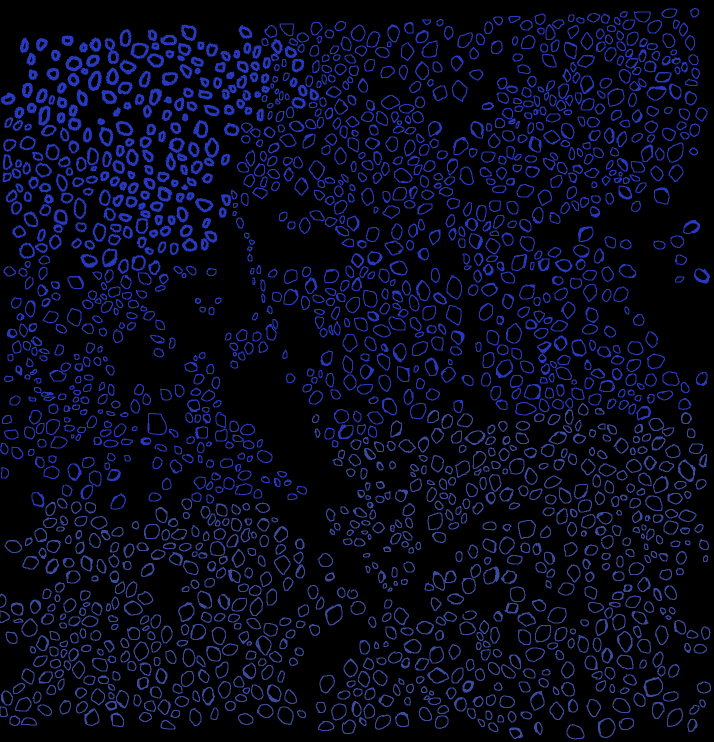
#> input picture CV_model/masks/mask1.png, 1428 x 1484 px (shown at 1/2 size)
$ jupyter execute --allow-errors traditionalcv.ipynb   (older library calls are emulated)
#> lines starting #> are read from the running program, lines starting #| are printed output that depends on the picture; after the words box and inside, x2 and y2 are one past the last pixel; in counts of white or black regions, pixels touching at a corner belong together
<font size = 8> Barnacle detenction using Image Processing.

<font size=4> In this notebook, I explore a series of computer vision techniques to process the image. The process involves a sequence of steps including filtering, binarization, morphological transformations, and contour detection. Finally, I perform watershed algorithm on the image to effectively segment the clustered barnacles and find the total number present.

This pipeline is demonstrated using one of the images provided for the challenge. While it can be applied to other images, a key disclaimer is necessary: this technique relies on traditional, rule-based image processing algorithms, rather than leveraging state-of-the-art deep learning models specifically trained for barnacle detection. Consequently, its effectiveness is highly dependent on the input image characteristics, and it may produce false positives on images that do not contain actual barnacles but share similar visual features. Specifically, this pipeline assumes that input images, such as those provided in the challenge, consist solely of barnacle-covered surfaces.

<font size = 5> Importing necessary libraries

[cell 1]
import numpy as np
import cv2
from matplotlib import pyplot as plt
from scipy.ndimage import gaussian_filter
import matplotlib.pyplot as plt
from PIL import Image
from helpers import *

[cell 2]
THRESHOLD =0.27 #Optimal threshold decided based on a manual grid search across 20+ different values
image_path = "images/sample_image.png"

<font size= 5> Grayscaling the image and reducing noise</font>

<Font size = 4.5> Firstly, I grayscale the image. Grayscaling is important here because it reduces the pixel data from three color dimensions (e.g., RGB) to a single dimension of intensity. This significantly reduces the number of calculations that need to be performed by subsequent image processing operations. Moreover, converting single-dimension pixel values to binary values is much easier than doing so for multi-dimensional ones. Since binarization of the pixels is at the core of this pipeline, grayscaling becomes even more essential.

#> (a cell that did not finish here is left out)

<font size= 6> Applying Otsu's Thresholding</font>

<font size = 4>Otsu's method is a popular algorithm for automatic image thresholding. The 'optimal' threshold calculated using Otsu's method is then used to convert a grayscale image into a binary image.

It operates by iterating over every possible intensity threshold for binarization, and segmenting pixels into two classes (black and white). For each threshold, it calculates the variance within and between these classes. The algorithm then selects the threshold that lead to the the least intra-class variance (meaning the pixels within each class are as similar as possible). Essentially, I would say it functions  as a clustering algorithm.

As Otsu's method strives for low intra-class variance, it performs very well when there is a clear, bimodal distribution of pixel intensities in the image's histogram. Consequently, in situations with low contrast or images containing diverse object types, its performance may not be optimal. I utilize Otsu's method in this pipeline because, in the unseen images, the barnacles are quite well distinguished from the background, and there are no other 'noisy' objects to interfere with the binarization process.

#> (a cell that did not finish here is left out)

<font size =6> Removing Noise</font>

<font size = 4.2> In the code below, the 'kernel' is a small matrix that slides over the image. Its size determines the dimensions of the "neighborhood" of pixels that any morphological operation will consider for each pixel in the image. A larger kernel size generally results in a stronger effect from morphological transformations, such as eroding or dilating.

In images with more clustering and important fine-grained details, I found that using a smaller kernel size provided greater control over the transformation, helping to preserve subtle features. For images with less need for detail preservation or less dense clustering of barnacles, a larger kernel size might have a less noticeable impact, but it generally still applies a stronger transformation. Essentially, what size to choose depends on the type of image and how aggresively you want to perform an operation on the image.

After setting the kernel size, I perform Opening, which is an erosion operation followed immediately by a dilation operation, using the same kernel. Erosion is used to shrink foreground (white) areas, effectively eliminating small noise pixels. Subsequently, dilation expands the remaining white areas back again. I perform this step as it helps remove small noisy areas that could otherwise be erroneously identified as barnacles.

[cell 5]
# noise removal
kernel = cv2.getStructuringElement(cv2.MORPH_RECT, (3,3))
#> kernel = [[1, 1, 1], [1, 1, 1], [1, 1, 1]]

#> (the rest of this cell did not finish here and is left out)

<font size=5> Morphological Transformations

<font size=4>This is a crucial pre-processing step for the Watershed algorithm, designed to clearly seperate the sure foreground (barnacles), sure background, and the unknown areas between them.

First, the sure background is established by aggressively dilating the cleaned, binary image with four iterations. This process expands foreground objects, ensuring that any areas remaining black after this  expansion can be confidently classified as background.

Next, a distance transform is applied. This operation calculates each white (foreground) pixel's distance to its nearest black (background) pixel and creates a grayscale map where brighter intensities highlight object cores The pixels deep within an object are pretty far from their boundaries.

Following this, the sure foreground is isolated by thresholding this distance map, specifically at THRESHOLD * dist.max(). This process extracts the unambiguous object cores. For barnacles with their slightly elliptical shape, a higher threshold ( 0.5) was pretty unsuitable as it risked excluding pixels even near the center of the objects. Through initial experimentation and a grid search, I found 0.27 optimally capture foreground seeds the best. While effective for objects with predictable shapes, this thresholding method may struggle with highly irregular ones.

Finally, the region remaining between the sure foreground and sure background is the unknown area. This ambiguous zone,  containing object boundaries or merging points, is where the Watershed algorithm will perform its segmentation.

[cell 6]
# Create subplots with 2 rows and 2 columns
fig, axes = plt.subplots(nrows=2, ncols=2, figsize=(10, 10))

# sure background area
#> (the rest of this cell did not finish here and is left out)

<font size = 5> Marker Labelling</font>

<font size=4.5>This is the final step before applying the Watershed algorithm. Here, the cv2.connectedComponents method identifies all distinct clusters or groups of connected white pixels in the sure_fg image and assigns each a unique integer ID. This operation is performed on the sure_fg (sure foreground) image, where each cluster of white pixels ideally represents a unique barnacle. Ideally, any barnacles that were originally connected should also have been separated on the sure_fg image by the preceding distance transform and thresholding steps. In the output of cv2.connectedComponents, background pixels are assigned a value of 0.

Following this, one is added to every cluster's ID, including the background. The background's ID shifts from 0 to 1. After this adjustment, a boolean mask is applied to the markers image. All pixels identified as part of the unknown region (where unknown == 255) are then assigned an ID of 0. This final markers image, containing unique positive IDs for sure foreground, a value of 1 for sure background, and 0 for the unknown areas, is precisely what the Watershed algorithm expects as input.

This is a pretty important step, at it basically distinguishes all the pixel clusters from each other as well as from the background and unknown regions. As you will read below, this is needed for the watershed algorithm to work

#> (a cell that did not finish here is left out)

<font size =5> Applying Watershed Algorithm

 <font size  = 4> The Watershed Algorithm is a powerful image processing technique used for segmentation, particularly effective at separating touching or overlapping objects. Once the algorithm is applied, contours are drawn on the original image for better visualization of how the algorithm identifies individual objects (barnacles) within the image.

The Watershed algorithm operates by treating the input image's pixel intensities as a topographical map, where darker pixels represent valleys and brighter pixels represent ridges. The previously labeled regions (markers, which are ridges in this case) then iteratively grow outwards towards the unknown area (ID 0). This growth occurs towards pixels with lower intensities in the original image, similar  to water flowing downhill. As the markers continue to expand, an 'unknown' pixel is assigned to the marker that reaches it first. This expansion stops when pixels from two different markers touch, at which point a boundary (or "dam") is  formed. This boundary defines teh edges of the objects.

Once the Watershed algorithm completes its segmentation, a loop is executed to isolate pixels corresponding to each unique object label. For each isolated object, its contour (outline) is then extracted and drawn around that object or labeled cluster, providing a clear visual representation of the segmentation results on the original image.

Here, it is important to note that, similar to all the operations above, I perform the watershed algorithm on a filtered/ denoised version of the original image. This essentially helps remove any noise that might affect the intensities or the 'topography' of the image, which may affect the performance of the watershed algorithm.

#> (a cell that did not finish here is left out)

#> (a cell that did not finish here is left out)

<FONT SIZE =6> Calulating the actual number of Barnacles</font>

<font size = 4> To determine the actual number of barnacles from the provided ground truth mask images, I utilized Connected Component Labeling. The Watershed algorithm was not applied directly here as it relies on intensity information for segmentation, which these plain binary masks lack.

Connected Component Labeling is a robust technique that identifies and labels distinct, connected regions in binary images. This method is highly effective for counting individual instances when objects (or masks) are clearly separate and do not physically touch or overlap significantly. It's important to note that if objects are connected in the binary mask, this method will count them as a single entity.Below, I present a demonstration of how this works.

[cell 10]
image = cv2.imread("masks/mask1.png")
#> image is the input picture: shape (1484, 1428, 3); mean B, G, R 26.4, 9.4, 6.8
gray = cv2.cvtColor(image, cv2.COLOR_BGR2GRAY)
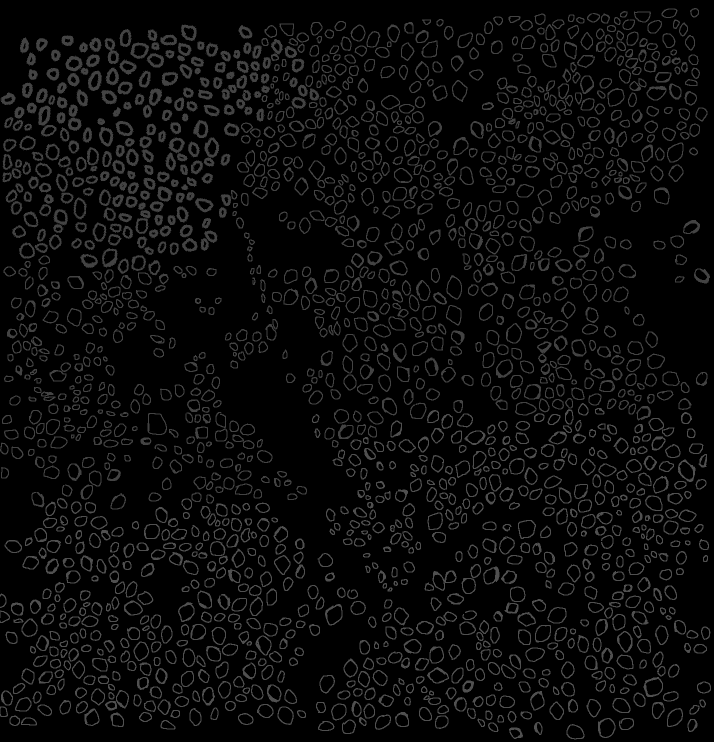
#> gray: shape (1484, 1428) (shown at 1/2 size); min 0, max 80, mean 10.5
thresh = cv2.threshold(gray, 0, 255,
	cv2.THRESH_BINARY_INV | cv2.THRESH_OTSU)[1]
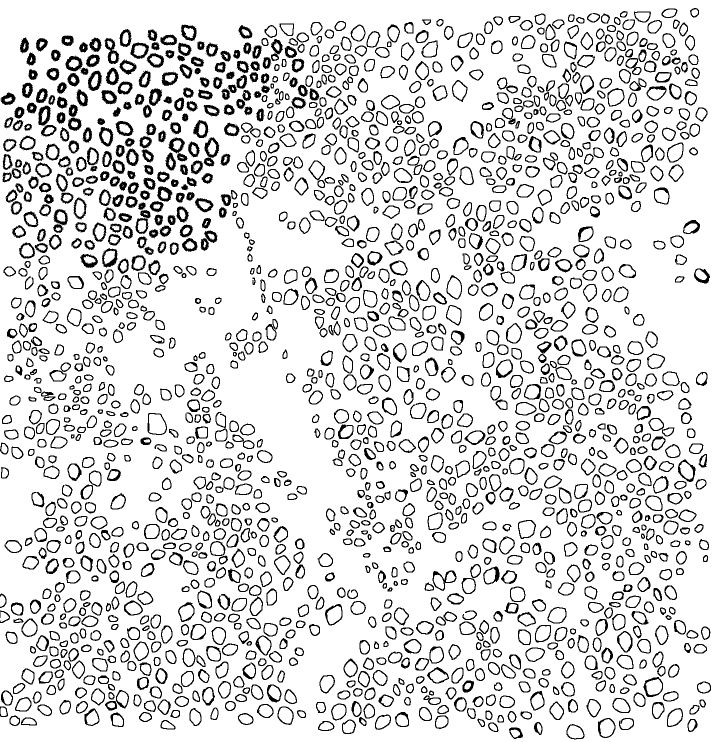
#> thresh: shape (1484, 1428) (shown at 1/2 size); 85.3% white; 1747 black regions (29 under 20 px), largest, box (x1, y1, x2, y2) and area: (407, 274, 439, 333) 769, (209, 76, 239, 128) 654, (106, 418, 136, 466) 624
connectivity= 8

[cell 11]
output = cv2.connectedComponentsWithStats(
	thresh, connectivity, cv2.CV_32S)
(numLabels, labels, stats, centroids) = output
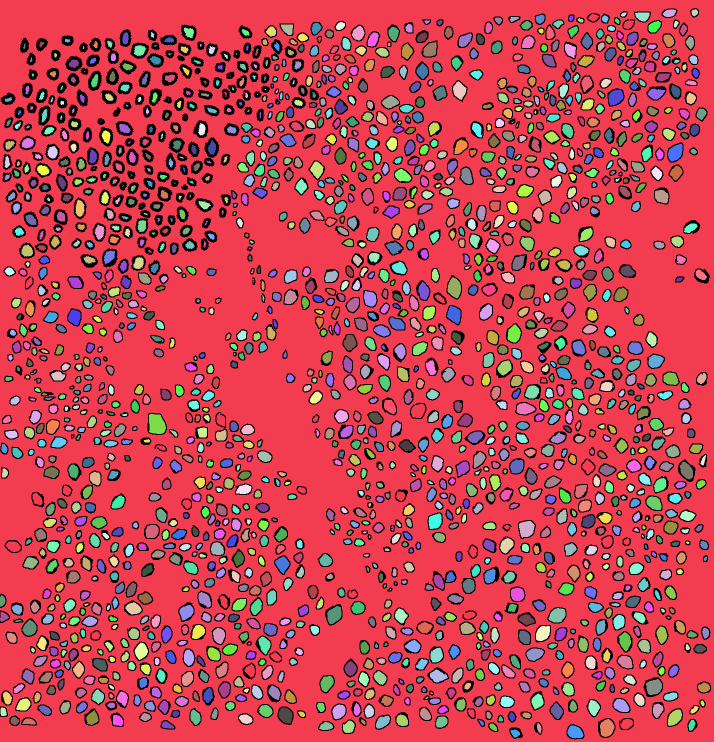
#> labels: shape (1484, 1428) int32 (shown at 1/2 size); 1745 distinct labels, from 0 to 1744; one colour per label, 0 black
#> numLabels = 1745; stats = 1745 rows, first 6: [0, 16, 1422, 1463, 310869], [0, 0, 1428, 1484, 1457250], [1325, 19, 27, 15, 304], [1383, 18, 13, 15, 139], [1242, 25, 11, 8, 64], [1270, 25, 29, 18, 400]; centroids = 1745 pairs, first value 4.26 to 1410.7, second value 24.71 to 1466.1

[cell 12]
all_components_output = image.copy()

for i in range(0, numLabels):

    if i == 0:
        text = "examining component {}/{} (background)".format(i + 1, numLabels)


    # extract the connected component statistics and centroid for the current label
    x = stats[i, cv2.CC_STAT_LEFT]
    y = stats[i, cv2.CC_STAT_TOP]
    w = stats[i, cv2.CC_STAT_WIDTH]
    h = stats[i, cv2.CC_STAT_HEIGHT]
    area = stats[i, cv2.CC_STAT_AREA]
    (cX, cY) = centroids[i]

    # Draw on a temporary copy for showing individual component
    current_component_output = image.copy()
    cv2.rectangle(current_component_output, (x, y), (x + w, y + h), (0, 255, 0), 3) # Green rectangle
    cv2.circle(current_component_output, (int(cX), int(cY)), 4, (0, 0, 255), -1) # Red circle for centroid

    # Also draw on the cumulative output image
    if i > 0: # Don't draw background's bbox on cumulative image
        cv2.rectangle(all_components_output, (x, y), (x + w, y + h), (0, 255, 0), 2) # Thinner green rectangle
        cv2.circle(all_components_output, (int(cX), int(cY)), 3, (0, 0, 255), -1)

    componentMask = (labels == i).astype("uint8") * 255
#> this loop made 1745 passes
#> (text, x, y, w, h, area, cX, cY) on pass 1: ('examining component 1/1745 (background)', 0, 16, 1422, 1463, 310869, 675.8, 693.8)
#> pass 1, `componentMask = (labels == i).astype("uint8") * 255`:
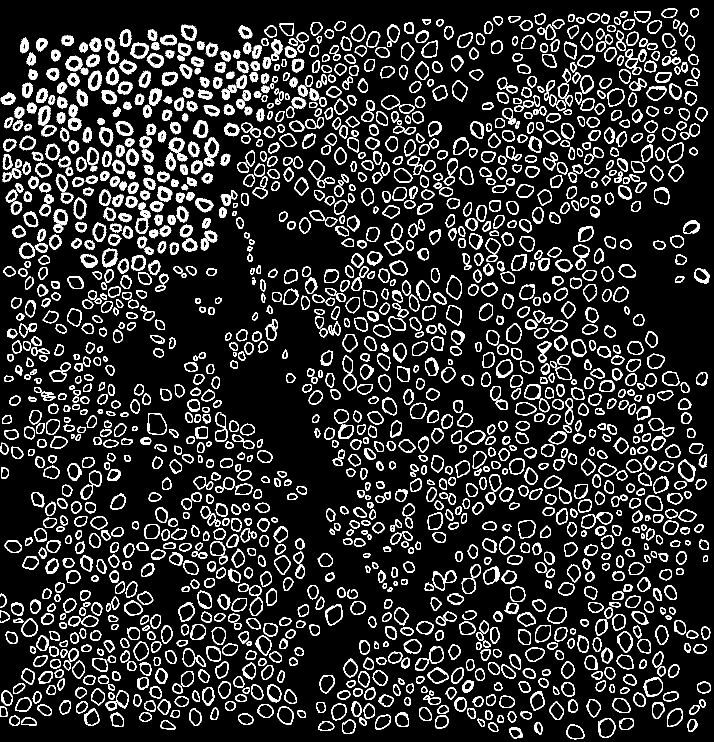
#> componentMask: shape (1484, 1428) (shown at 1/2 size); 14.7% white; 1747 white regions (29 under 20 px), largest, box (x1, y1, x2, y2) and area: (407, 274, 439, 333) 769, (209, 76, 239, 128) 654, (106, 418, 136, 466) 624
#> pass 3, `componentMask = (labels == i).astype("uint8") * 255`:
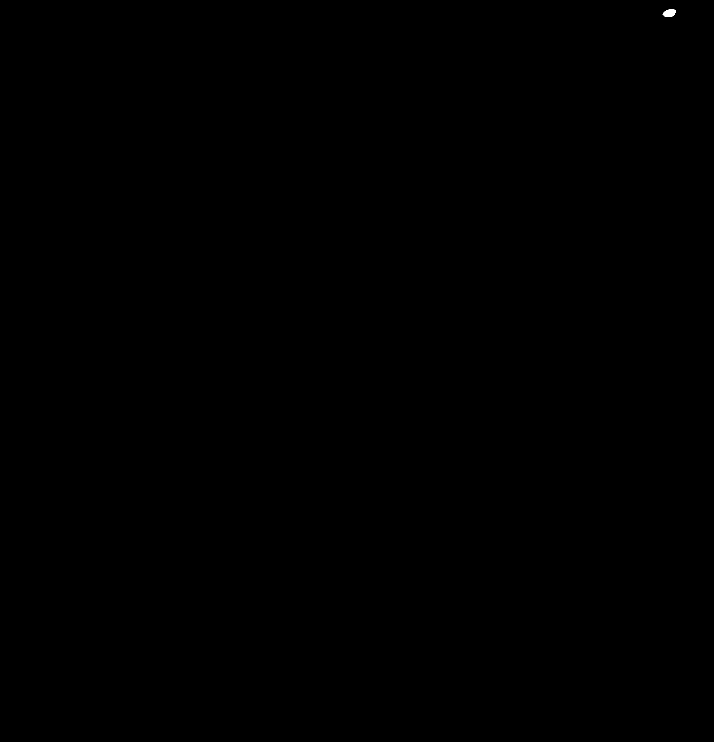
#> componentMask: shape (1484, 1428) (shown at 1/2 size); 0.01% white; 1 white region, box (x1, y1, x2, y2) and area: (1325, 19, 1352, 34) 304
#> after the loop:
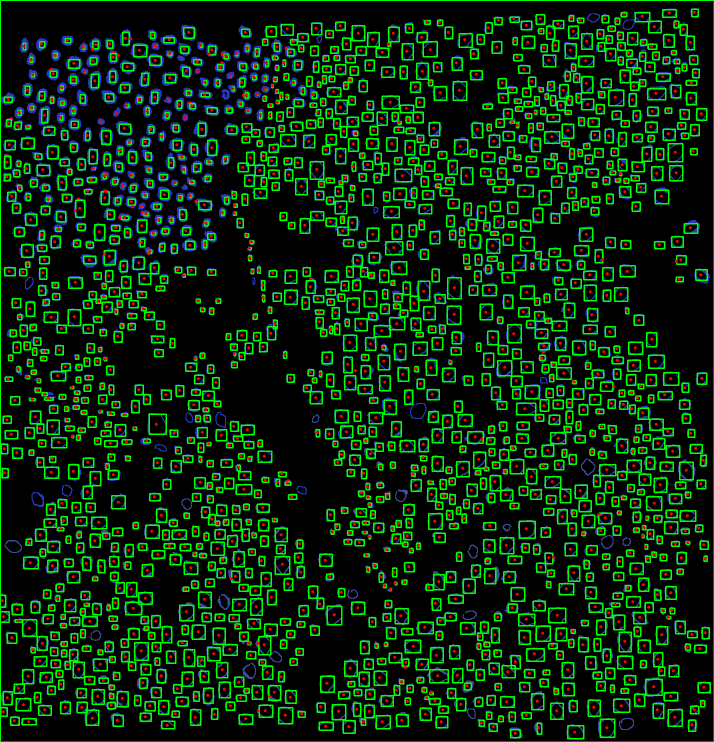
#> all_components_output: shape (1484, 1428, 3) (shown at 1/2 size); 17.87% of pixels changed, all inside (x1, y1, x2, y2) = (0, 0, 1428, 1484)

[cell 13]
all_components_output_array = np.array
plt.imshow(all_components_output)
plt.axis("off")
plt.show()
print(f"The actual number of Barnacles is {numLabels}")
#| The actual number of Barnacles is 1745

<font size= 6> Conclusion</FONT>

<font size =4> I used the above method to calulcate the and comapre the performance of the pipeline for different threshold values. In general, high values won't work as the barnacles are not circular and more elongated. Secondly, this algorithm works best when the images  have good contrast and lighting conditions. Hence, while it worked pretty well for the first image, it didn't perform nearly as well with the second seen image. However, I am confident it does pretty well with the two unseen images as they have good contrast and sepearted between the barnacles and the background.

<FONT size = 6> Predictions</font>

<font size = 4,5> I perform predictions on both of the unseen images. For the image with smaller more number of barnacles, I use a kernel matrix of size (3,3) to retain fine grained details. Similarly, I use a kernel matrix of size (7,7) which is less clustered and more zoomed in.

The predicted number of barnacles are:

Image 1 : 1233 barnacles

Image 2: 168 barnacles

Feel free to run the code and verify. I have also displayed the annotated images below for visualisation purposes

[cell 14]
image1 = Image.open("unseen_images/unseen_image_1.png")
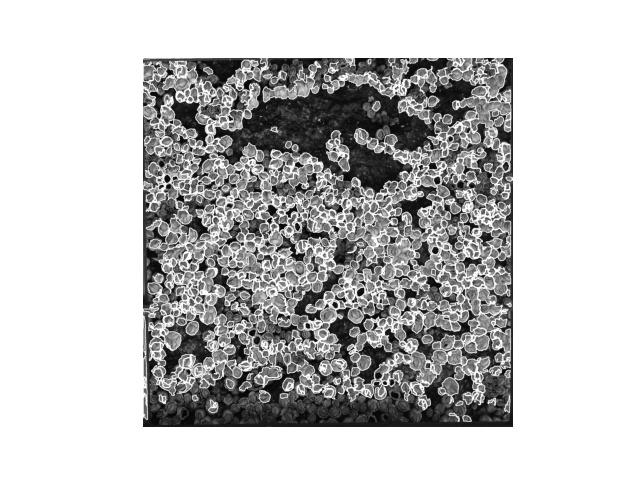
#> input picture CV_model/unseen_images/unseen_image_1.png, 640 x 480 px
#> image1 is the input picture: PIL image 640x480 RGBA; mean R, G, B, A 192.8, 192.8, 192.8, 255
image2 = Image.open("unseen_images/unseen_image_2.png")
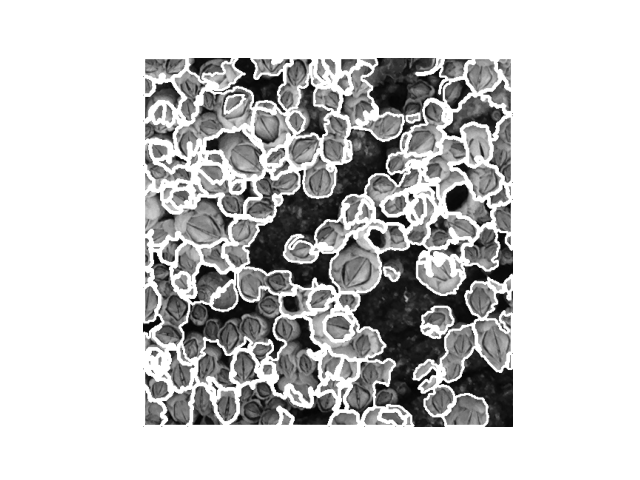
#> input picture CV_model/unseen_images/unseen_image_2.png, 640 x 480 px
#> image2 is the input picture: PIL image 640x480 RGBA; mean R, G, B, A 201.9, 201.9, 201.9, 255

fig, axes = plt.subplots(nrows=1, ncols=2, figsize=(10, 10))
axes[0].imshow(image1)
axes[0].set_title("Annotations on image 1")
axes[0].axis("off")

axes[1].imshow(image2)
axes[1].set_title("Annotations on image 2")
axes[1].axis("off")

plt.tight_layout()
plt.show()
